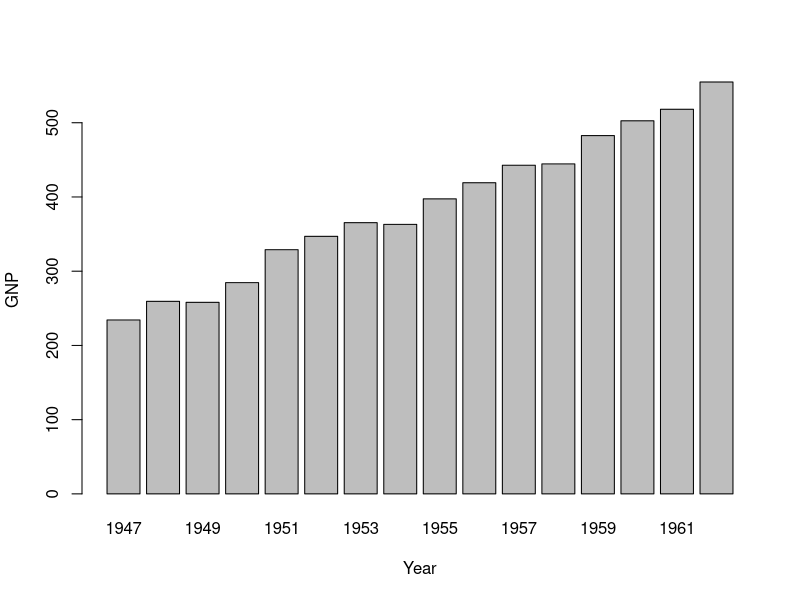
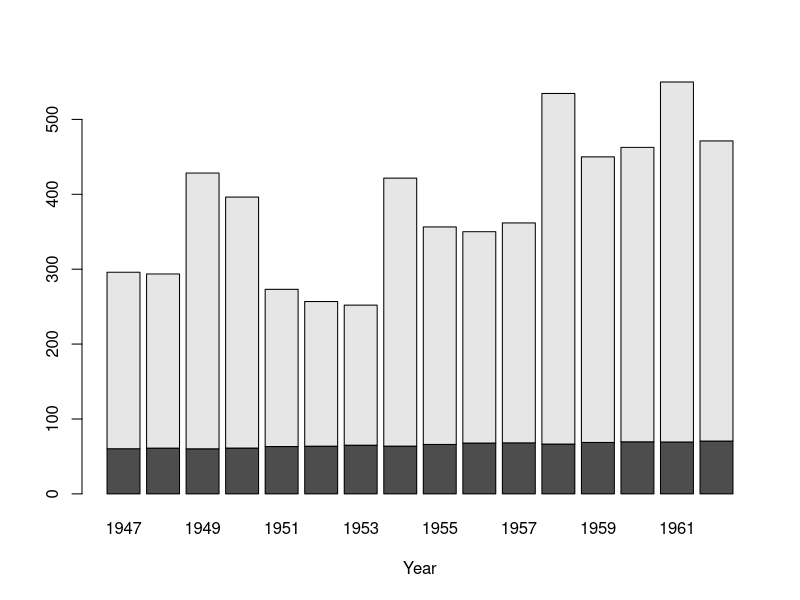
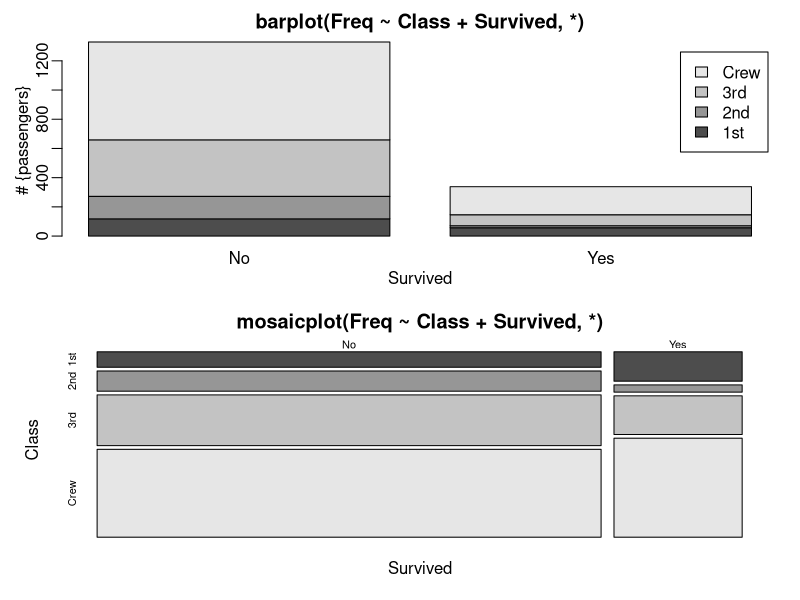
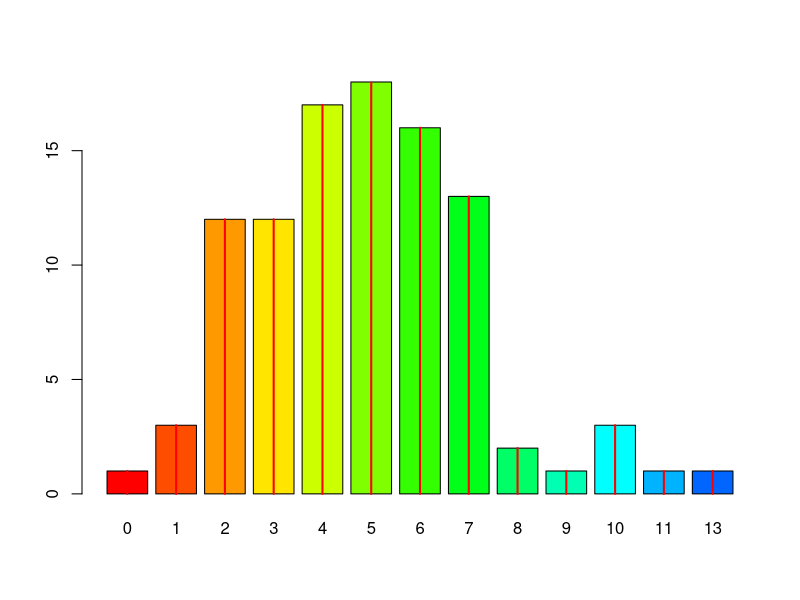
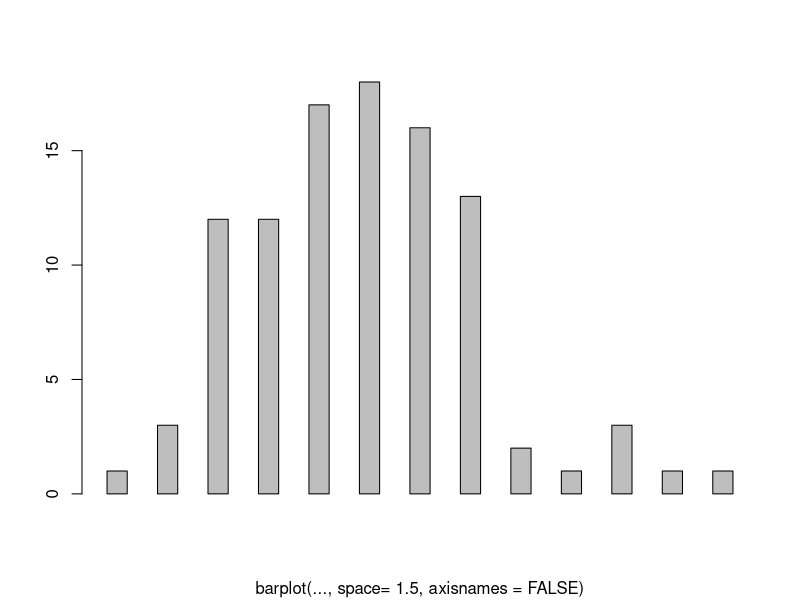
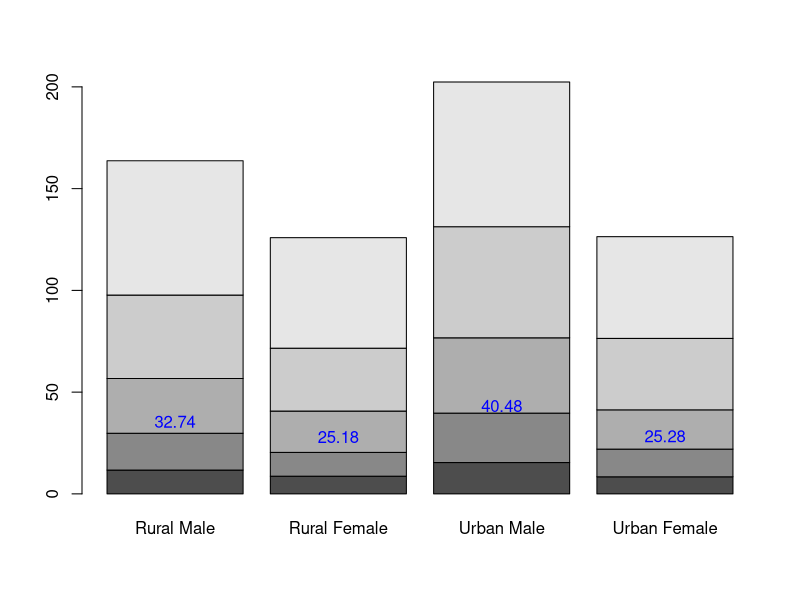
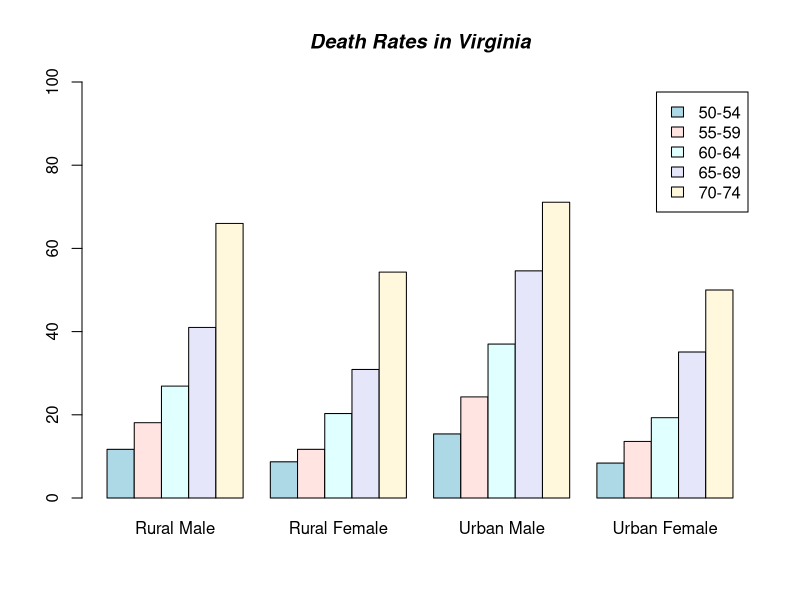
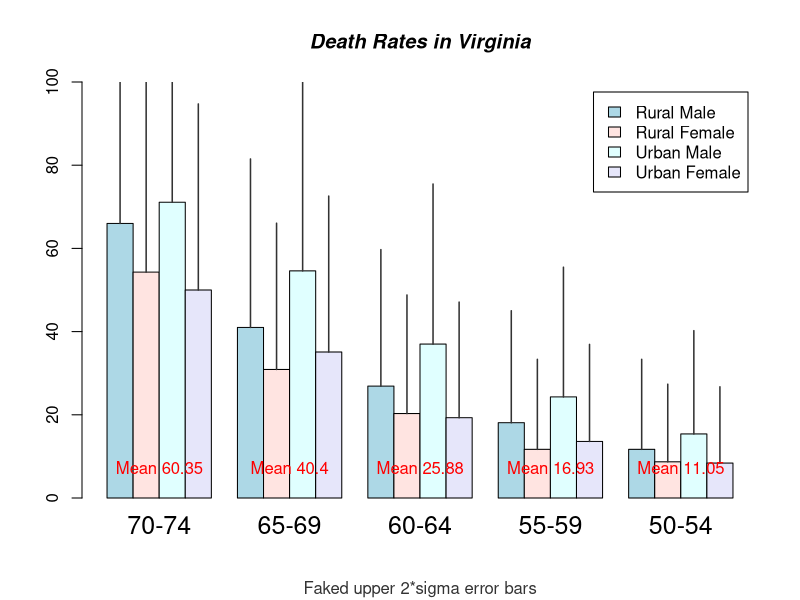

Source code (R) for these figures, in order:
## ---- chunk 1
example("barplot")
## ---- chunk 2
x <- c("A", "B", "C", "D")
y <- c(2, 4, 6, 8)

barplot(y, names.arg = x)
## ---- chunk 3
x <- c("A", "B", "C", "D")
y <- c(2, 4, 6, 8)

barplot(y, names.arg = x, col = "red")
## ---- chunk 4
x <- c("A", "B", "C", "D")
y <- c(2, 4, 6, 8)

barplot(y, names.arg = x, density = 10)
## ---- chunk 5
x <- c("A", "B", "C", "D")
y <- c(2, 4, 6, 8)

barplot(y, names.arg = x, width = c(1,2,3,4))
## ---- chunk 6
x <- c("A", "B", "C", "D")
y <- c(2, 4, 6, 8)

barplot(y, names.arg = x, horiz = TRUE)
